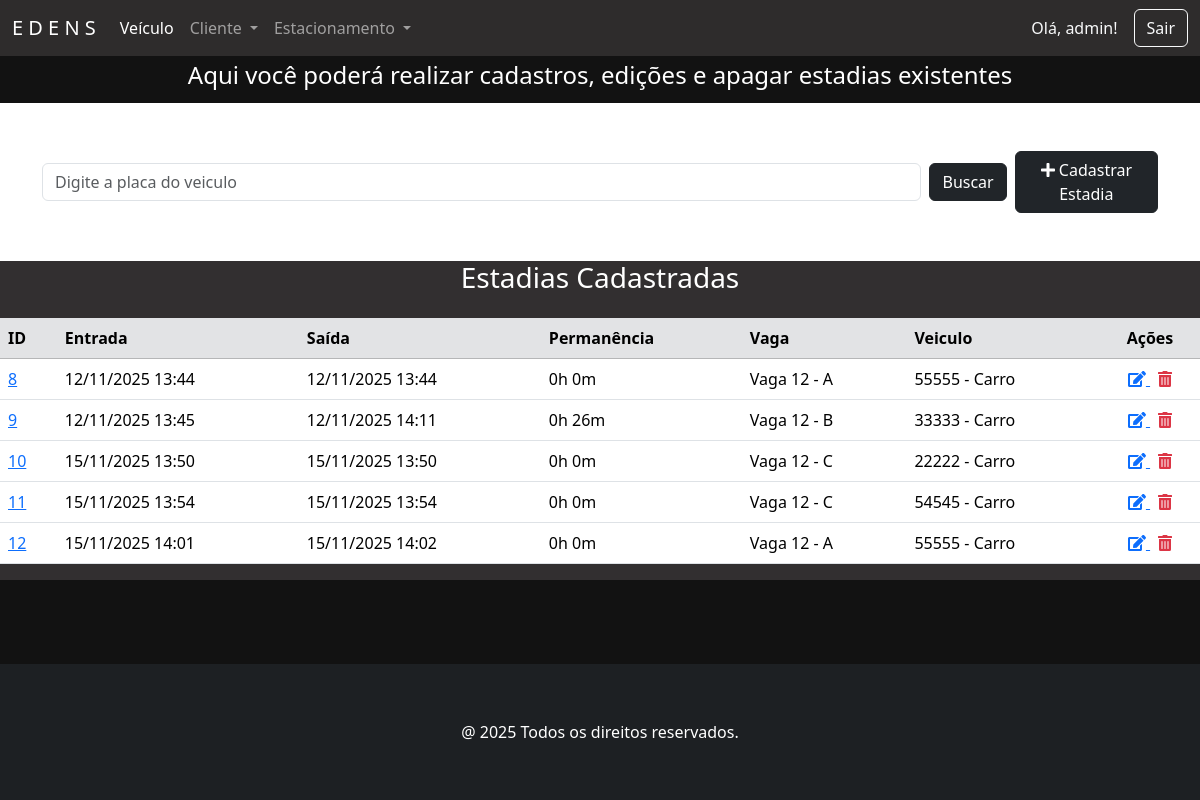
/estadias/ (signed in), run on an earlier commit of the app's database.
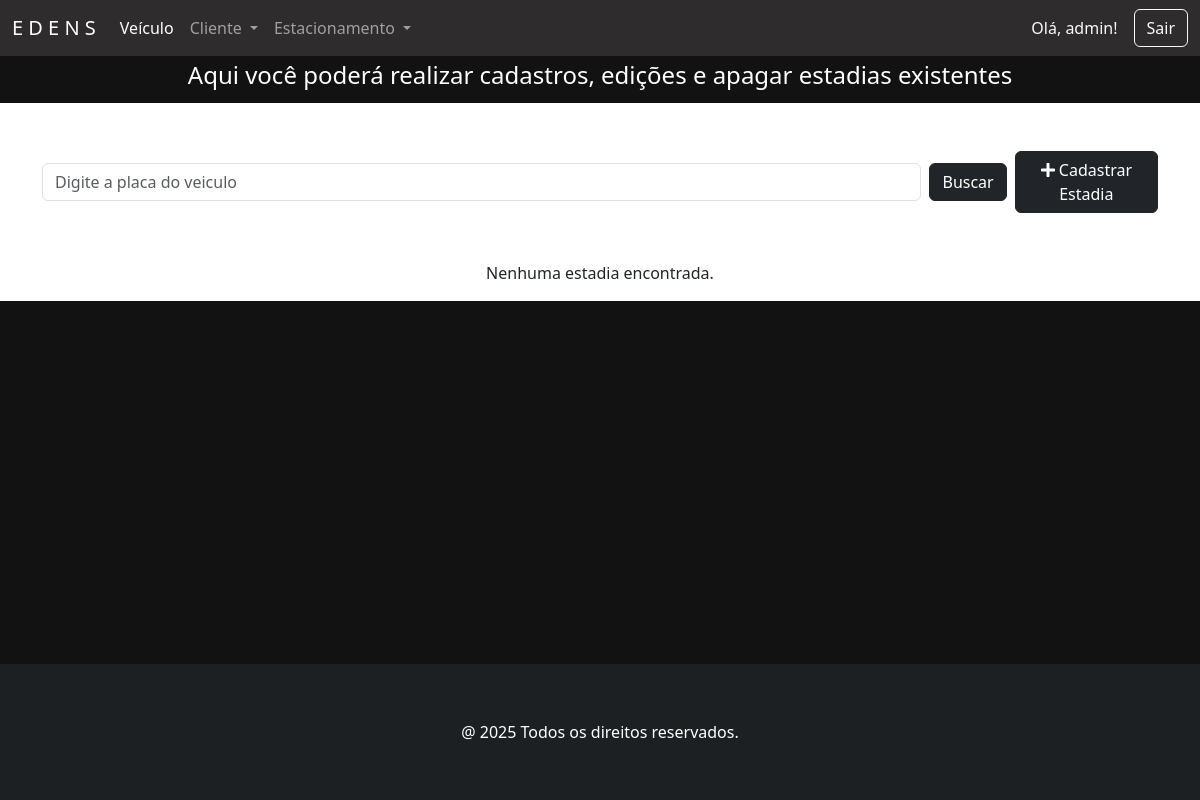
And on a later commit of the database.
### estadia/models.py (models this page shows, shortened)
class Estadia(models.Model):
    STATUS_CHOICES = [
        ('Em andamento', 'Em andamento'),
        ('Finalizada', 'Finalizada'),
    ]
    idEstadia = models.AutoField(primary_key=True, verbose_name='ID Estadia')
    entrada = models.DateTimeField('Entrada', default=timezone.now, help_text='Data e hora de entrada', blank=True, null=True)
    saida = models.DateTimeField('Saída', blank=True, null=True, help_text='Data e hora de saída')
    status = models.CharField('Status', max_length=20, choices=STATUS_CHOICES, default='Em andamento')
    vaga = models.ForeignKey(
        'vaga.Vaga',
        on_delete=models.CASCADE,
        related_name='estadias',
        verbose_name='Vaga',
        help_text='Vaga que será ocupada',
        blank=True,
        null=True,
    )
    veiculo = models.ForeignKey(
        'veiculo.Veiculo',
        on_delete=models.PROTECT,
        related_name='estadias',
        verbose_name='Veículo',
        help_text='Veículo que será estacionado',
        blank=True,
        null=True,
    )
    class Meta:
        verbose_name = 'Estadia'
        verbose_name_plural = 'Estadias'
        constraints = [
            models.UniqueConstraint(
                fields=['vaga'],
                condition=models.Q(saida__isnull=True),
                name='unique_vaga_ativa'
            ),
            models.UniqueConstraint(
                fields=['veiculo'],
                condition=models.Q(saida__isnull=True),
                name='unique_veiculo_ativo'
            ),
        ]
    @property
    def permanencia(self):
        if self.entrada and self.saida:
            delta = self.saida - self.entrada
            horas, resto = divmod(delta.total_seconds(), 3600)
            minutos, _ = divmod(resto, 60)
            return f"{int(horas)}h {int(minutos)}m"
        return "Em andamento"

### vaga/models.py (models this page shows)
class Vaga(models.Model):
    ANDAR_CHOICES = [
        ('A', '1º Andar'),
        ('B', '2º Andar'),
        ('C', '3º Andar'),
    ]
    STATUS_CHOICES = [
        ('Livre', 'Livre'),
        ('Ocupada', 'Ocupada'),
    ]
    numero = models.CharField('Número', max_length=10, help_text='Número da vaga')
    andar = models.CharField('Andar', max_length=1, choices=ANDAR_CHOICES, help_text='Andar da vaga')
    status = models.CharField('Status', max_length=10, choices=STATUS_CHOICES, default='Livre', help_text='Status atual da vaga')
    class Meta:
        verbose_name = 'Vaga'
        verbose_name_plural = 'Vagas'
        constraints = [
            models.UniqueConstraint(fields=['numero', 'andar'], name='unique_numero_andar')
        ]
    def __str__(self):
        return f'Vaga {self.numero} - {self.andar}'

### veiculo/models.py (models this page shows)
class Veiculo(models.Model):
    placa = models.CharField('Placa', max_length=5, unique=True, help_text='Placa do veículo')
    tipo = models.CharField('Tipo de Veículo', max_length=20, choices=TIPO_VEICULO)
    dono = models.ForeignKey(Cliente, on_delete=models.CASCADE, related_name='veiculos', default=1)
    class Meta:
        verbose_name = 'Veículo'
        verbose_name_plural = 'Veículos'
    def __str__(self):
        return f'{self.placa} - {self.tipo}'

### estadia/views.py (the view)
# urls.py: path('estadias/', EstadiaView.as_view(), name='estadias'),
class EstadiaView(PermissionRequiredMixin, ListView):
    permission_required = 'estadia.view_estadia'
    permission_denied_message = 'Visualizar estadia'
    model = Estadia
    template_name = 'estadia.html'
    def get_queryset(self):
        buscar = self.request.GET.get('buscar')
        qs = super().get_queryset()
        if buscar:
            qs = qs.filter(
                Q(veiculo__placa__icontains=buscar)
            )
        if qs.exists():
            paginator = Paginator(qs, 10)
            listagem = paginator.get_page(self.request.GET.get('page'))
            return listagem
        else:
            messages.info(self.request, 'Não existem estadias cadastradas.')
            return Estadia.objects.none()

### estadia/templates/estadia.html (shortened to what this page needs)
{% extends 'principal.html' %}
{% load django_bootstrap5 %}
{% load static %}
{% block content %}
    <div class="contaier-flex text-center text-white" style="background-color: #121212; padding: 5px">
        <h4>Aqui você poderá realizar cadastros, edições e apagar estadias existentes</h4>
    </div>
    <section class="section">
        <div class="container mb-5 mt-5">
            <form action="" method="GET" class="d-flex justify-content-start align-items-center gap-2">
                <input class="form-control" type="text" name="buscar" value="{{ request.GET.buscar }}"
                       placeholder="Digite a placa do veiculo" style="max-width: 900px;">
                <button type="submit" class="btn btn-dark">Buscar</button>
                <a href="{% url 'estadia_adicionar' %}" class="btn btn-dark">
                    <i class="fas fa-plus"></i> Cadastrar Estadia
                </a>
            </form>
        </div>
    </section>
    {% if object_list %}
        <div class="card-body" style="background-color: #322f30">
            <h3 class="text-center text-white mb-4">Estadias Cadastradas</h3>
            <div class="table-responsive">
                <table class="table table-hover">
                    <thead class="table-secondary">
                    <tr>
                        <th>ID</th>
                        <th>Entrada</th>
                        <th>Saída</th>
                        <th>Permanência</th>
                        <th>Vaga</th>
                        <th>Veiculo</th>
                        <th style="width: 100px; text-align: center">Ações</th>
                    </tr>
                    </thead>
                    <tbody>
                    {% for estadia in object_list %}
                        <tr>
                            <td>
                                <a href="#" data-bs-toggle="modal" data-bs-target="#modal{{ estadia.idEstadia }}">
                                    {{ estadia.idEstadia }}
                                </a>
                            </td>
                            <td>{{ estadia.entrada|date:"d/m/Y H:i" }}</td>
                            <td>{{ estadia.saida|date:"d/m/Y H:i" }}</td>
                            <td>{{ estadia.permanencia }}</td>
                            <td>{{ estadia.vaga }}</td>
                            <td>{{ estadia.veiculo }}</td>
                            <td class="text-center">
                                <a href="{% url 'estadia_editar' estadia.pk %}" class="me-2" title="Editar">
                                    <i class="fas fa-edit"></i>
                                </a>
                                <a href="{% url 'estadia_apagar' estadia.pk %}" title="Apagar" class="text-danger">
                                    <i class="fas fa-trash-alt"></i>
                                </a>
                            </td>
                        </tr>
                    {% endfor %}
                    </tbody>
                </table>
            </div>
        </div>
    {% else %}
        <p class="text-center mt-4">Nenhuma estadia encontrada.</p>
    {% endif %}
{% endblock %}

What changed in the data, as far as the page shows it:
removed Estadia: idEstadia "8", entrada "12/11/2025 13:44", saida "12/11/2025 13:44", permanencia "0h 0m", vaga "Vaga 12 - A", veiculo "55555 - Carro"
removed Estadia: idEstadia "9", entrada "12/11/2025 13:45", saida "12/11/2025 14:11", permanencia "0h 26m", vaga "Vaga 12 - B", veiculo "33333 - Carro"
removed Estadia: idEstadia "10", entrada "15/11/2025 13:50", saida "15/11/2025 13:50", permanencia "0h 0m", vaga "Vaga 12 - C", veiculo "22222 - Carro"
removed Estadia: idEstadia "11", entrada "15/11/2025 13:54", saida "15/11/2025 13:54", permanencia "0h 0m", vaga "Vaga 12 - C", veiculo "54545 - Carro"
removed Estadia: idEstadia "12", entrada "15/11/2025 14:01", saida "15/11/2025 14:02", permanencia "0h 0m", vaga "Vaga 12 - A", veiculo "55555 - Carro"
Also different on the page:
text no longer shown: "Estadias Cadastradas ID Entrada Saída Permanência Vaga Veiculo Ações"
text now shown: "Nenhuma estadia encontrada."
